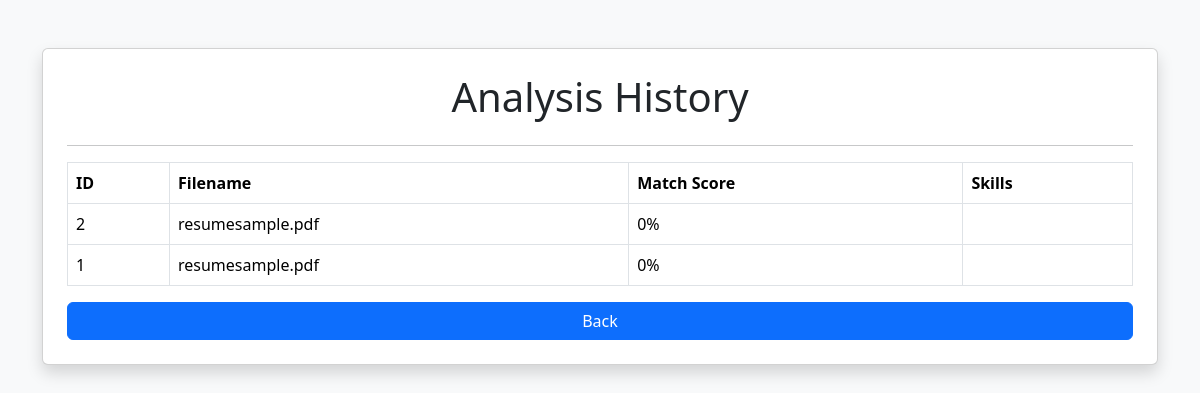
Before: /history with the older database file.
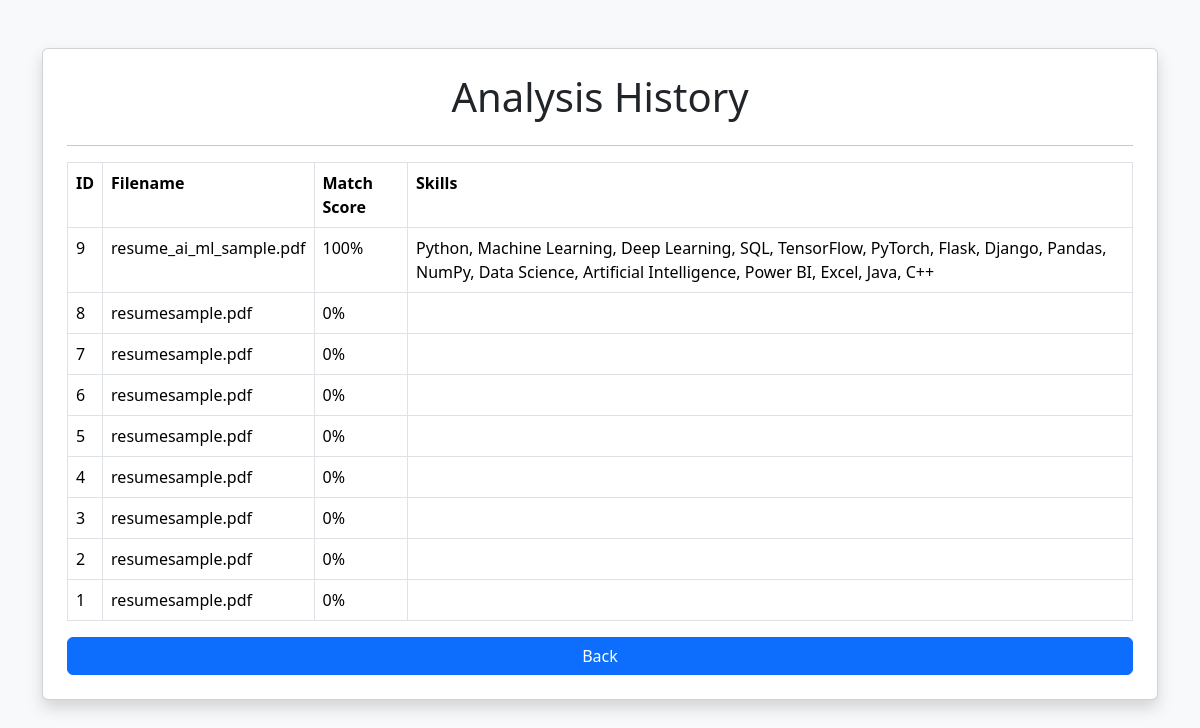
After: the same page with the newer database file.
### tables this page shows
CREATE TABLE analysis_history (
id INTEGER PRIMARY KEY AUTOINCREMENT,
filename TEXT,
match_score INTEGER,
skills TEXT
);

### app.py (the view)
@app.route("/history")
def history():
    conn = sqlite3.connect("resume_analyzer.db")
    cursor = conn.cursor()
    cursor.execute(
        """
        SELECT *
        FROM analysis_history
        ORDER BY id DESC
        """
    )
    data = cursor.fetchall()
    conn.close()
    return render_template(
        "history.html",
        data=data
    )

### templates/history.html (shortened to what this page needs)
<!DOCTYPE html>
<html>
<head>
    <link href="https://cdn.jsdelivr.net/npm/bootstrap@5.3.3/dist/css/bootstrap.min.css" rel="stylesheet">
</head>
<body class="bg-light">
<div class="container mt-5">
    <div class="card shadow p-4">
        <h1 class="text-center">
            Analysis History
        </h1>
        <hr>
        <table class="table table-bordered">
            <tr>
                <th>ID</th>
                <th>Filename</th>
                <th>Match Score</th>
                <th>Skills</th>
            </tr>
            {% for row in data %}
            <tr>
                <td>{{ row[0] }}</td>
                <td>{{ row[1] }}</td>
                <td>{{ row[2] }}%</td>
                <td>{{ row[3] }}</td>
            </tr>
            {% endfor %}
        </table>
        <a href="/" class="btn btn-primary">
            Back
        </a>
    </div>
</div>
</body>
</html>

Changed rows visible on the page:
added analysis_history: id "9", filename "resume_ai_ml_sample.pdf", match_score "100", skills "Python, Machine Learning, Deep Learning, SQL, TensorFlow, PyTorch, Flask, Django, Pandas, NumPy, Data Science, Artificial Intelligence, Power BI, Excel, Java, C++"
added analysis_history: id "8", filename "resumesample.pdf", match_score "0"
added analysis_history: id "7", filename "resumesample.pdf", match_score "0"
added analysis_history: id "6", filename "resumesample.pdf", match_score "0"
added analysis_history: id "5", filename "resumesample.pdf", match_score "0"
added analysis_history: id "4", filename "resumesample.pdf", match_score "0"
added analysis_history: id "3", filename "resumesample.pdf", match_score "0"
